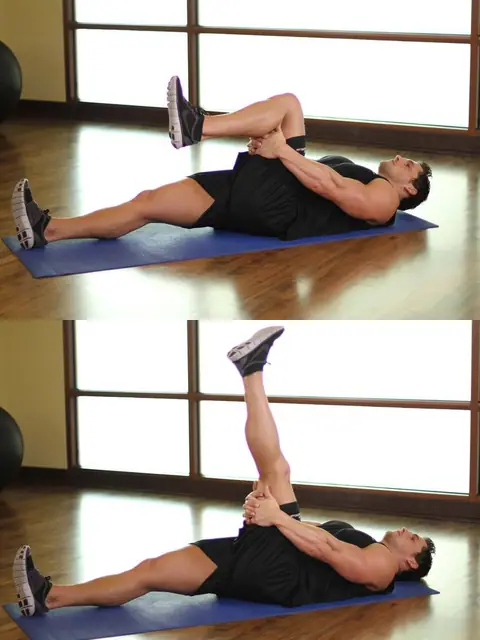
#> input picture img/90_90_Hamstring.webp, 480 x 640 px, found by its file name; its folder holds only this picture in this run
$ python photos.py
#> lines starting #> are read from the running program, lines starting #| are printed output that depends on the picture; after the words box and inside, x2 and y2 are one past the last pixel; in counts of white or black regions, pixels touching at a corner belong together
"""Détecte les sprites dont les deux photos ne partagent pas le même cadrage.

Si l'appareil n'a pas bougé entre la position de départ et celle d'arrivée,
le FOND doit être identique : seul le sujet change. On mesure donc l'écart
sur une bande périphérique, là où il n'y a normalement que du décor."""
from PIL import Image, ImageChops, ImageStat
import os, json

DOSSIER = "/home/claude/app/img"
res = []
for f in sorted(os.listdir(DOSSIER)):
    if not f.endswith(".webp"): continue
    im = Image.open(os.path.join(DOSSIER, f)).convert("L")
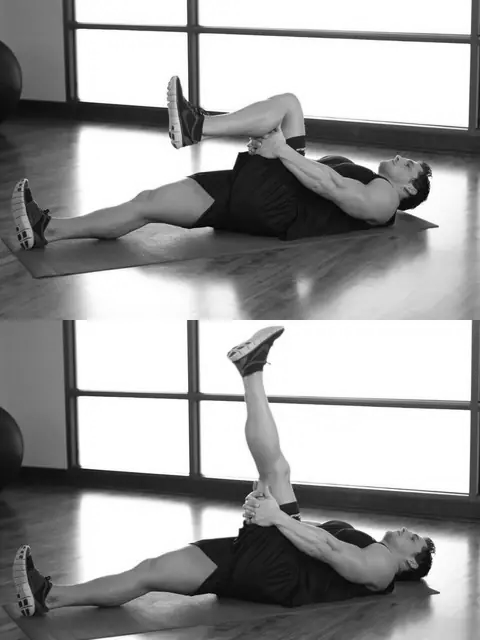
#> im: PIL image 480x640 L; min 0, max 255, mean 157.9
    w, h2 = im.size; h = h2 // 2
#> after `w, h2 = im.size`: w = 480; h2 = 640
#> after `h = h2 // 2`: h = 320
    a = im.crop((0, 0, w, h)); b = im.crop((0, h, w, h2))
#> after `a = im.crop((0, 0, w, h))`:
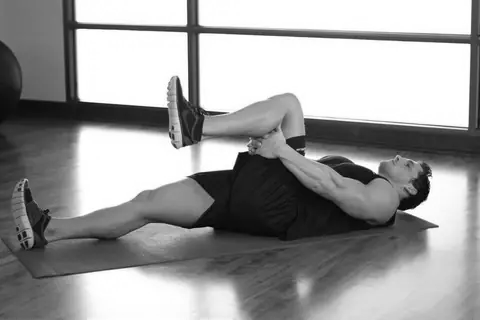
#> a: PIL image 480x320 L; min 0, max 255, mean 156.2
#> after `b = im.crop((0, h, w, h2))`:
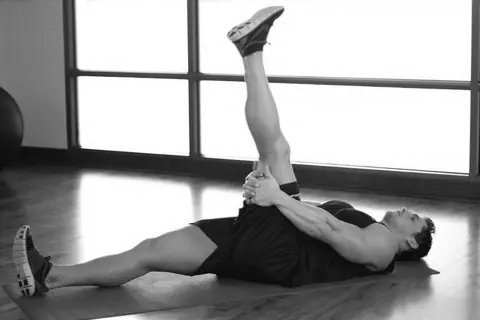
#> b: PIL image 480x320 L; min 0, max 255, mean 159.6
    diff = ImageChops.difference(a, b)
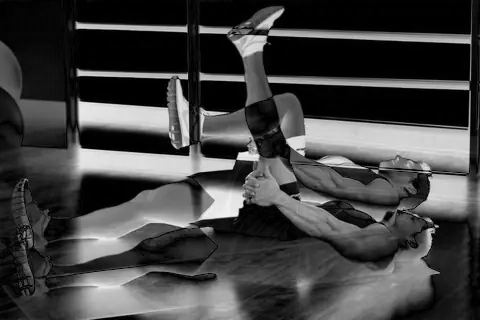
#> diff: PIL image 480x320 L; min 0, max 243, mean 66.3
    # bande périphérique : 12 % de chaque bord
    mx, my = int(w*0.12), int(h*0.12)
#> mx = 57; my = 38
    masque = Image.new("L", (w, h), 255)
#> masque: PIL image 480x320 L; every value is 255
    masque.paste(0, (mx, my, w-mx, h-my))
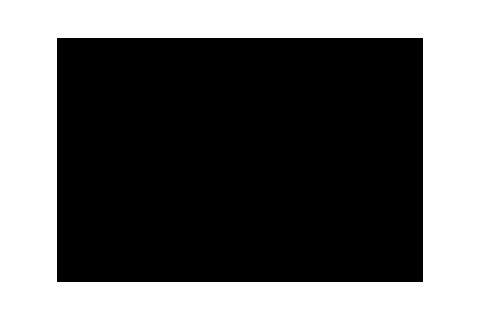
#> masque: PIL image 480x320 L; 41.9% white; 1 white region, box (x1, y1, x2, y2) and area: (0, 0, 480, 320) 64296
    bord = ImageStat.Stat(diff, masque).mean[0]
#> bord = 56.48
    global_ = ImageStat.Stat(diff).mean[0]
#> global_ = 66.26
    res.append((f[:-5], round(bord,1), round(global_,1)))

res.sort(key=lambda r: -r[1])
graves = [r for r in res if r[1] > 28]
#> graves = [('90_90_Hamstring', 56.5, 66.3)]
moyens = [r for r in res if 16 < r[1] <= 28]
#> moyens = []
bons   = [r for r in res if r[1] <= 16]
#> bons = []
print(f"total : {len(res)} exercices")
#| total : 1 exercices
print(f"  cadrage identique (écart de fond <= 16) : {len(bons)}")
#|   cadrage identique (écart de fond <= 16) : 0
print(f"  cadrage douteux (16 à 28)               : {len(moyens)}")
#|   cadrage douteux (16 à 28)               : 0
print(f"  cadrage franchement différent (> 28)    : {len(graves)}")
#|   cadrage franchement différent (> 28)    : 1
print("\nles 12 pires :")
for n,b,g in res[:12]: print(f"   {n[:42]:44} fond {b:5}   global {g:5}")
#> this loop made 1 pass
#|    90_90_Hamstring                              fond  56.5   global  66.3
json.dump({"fige":[r[0] for r in graves+moyens]}, open("/home/claude/photos_fige.json","w"))
print(f"\n{len(graves)+len(moyens)} exercices à figer, liste écrite.")
#| 1 exercices à figer, liste écrite.

$ run again, on img/Ankle_On_The_Knee.webp
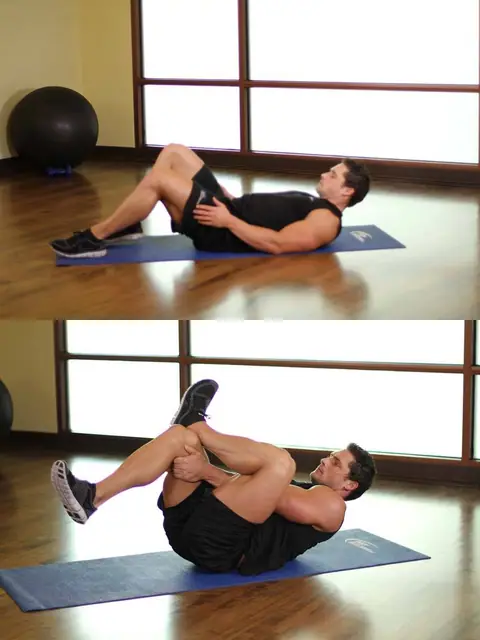
#> input picture img/Ankle_On_The_Knee.webp, 480 x 640 px, found by its file name
#> `b = im.crop((0, h, w, h2))`:
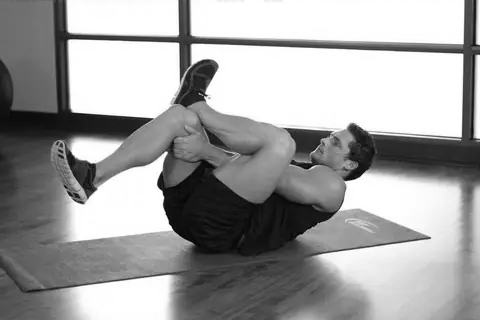
#> b: PIL image 480x320 L; min 0, max 255, mean 161.1
#> `diff = ImageChops.difference(a, b)`:
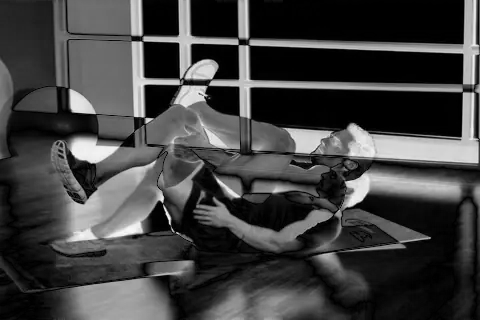
#> diff: PIL image 480x320 L; min 0, max 251, mean 64.7
#> bord = 51.25
#> global_ = 64.73
#> graves = [('Ankle_On_The_Knee', 51.2, 64.7)]
#> moyens = []
#| total : 1 exercices
#|   cadrage identique (écart de fond <= 16) : 0
#|   cadrage douteux (16 à 28)               : 0
#|   cadrage franchement différent (> 28)    : 1
#> the loop `for n,b,g in res[:12]: print(f"   {n[:42]:44} fond {b:5}   global {g:5..` made 1 pass
#> (printed output is left out)
#| 1 exercices à figer, liste écrite.

$ run again, on img/Bent-Knee_Hip_Raise.webp
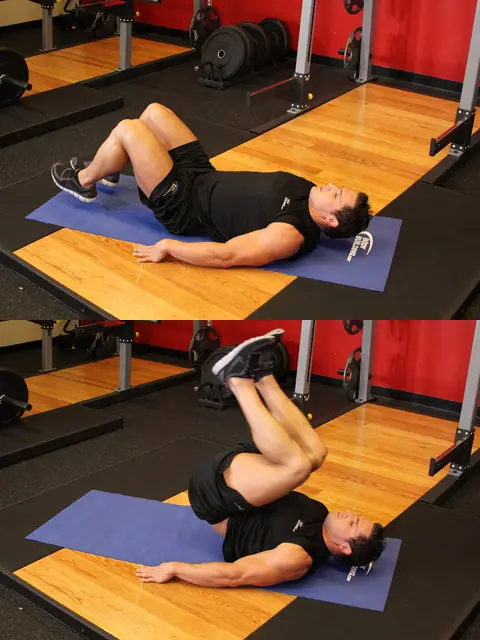
#> input picture img/Bent-Knee_Hip_Raise.webp, 480 x 640 px, found by its file name
#> `b = im.crop((0, h, w, h2))`:
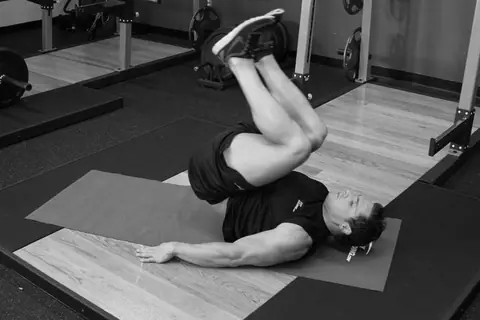
#> b: PIL image 480x320 L; min 0, max 255, mean 84.4
#> `diff = ImageChops.difference(a, b)`:
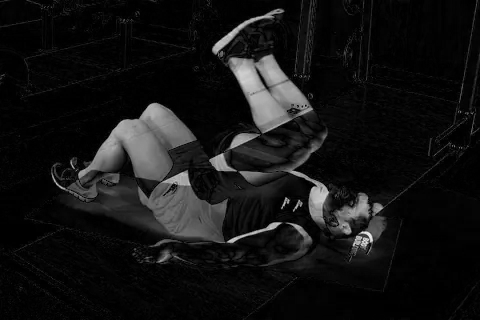
#> diff: PIL image 480x320 L; min 0, max 238, mean 19.5
#> bord = 4.87
#> global_ = 19.53
#> graves = []
#> bons = [('Bent-Knee_Hip_Raise', 4.9, 19.5)]
#| total : 1 exercices
#|   cadrage identique (écart de fond <= 16) : 1
#|   cadrage douteux (16 à 28)               : 0
#|   cadrage franchement différent (> 28)    : 0
#> the loop `for n,b,g in res[:12]: print(f"   {n[:42]:44} fond {b:5}   global {g:5..` made 1 pass
#> (printed output is left out)
#| 0 exercices à figer, liste écrite.

$ run again, on img/Adductor_Groin.webp
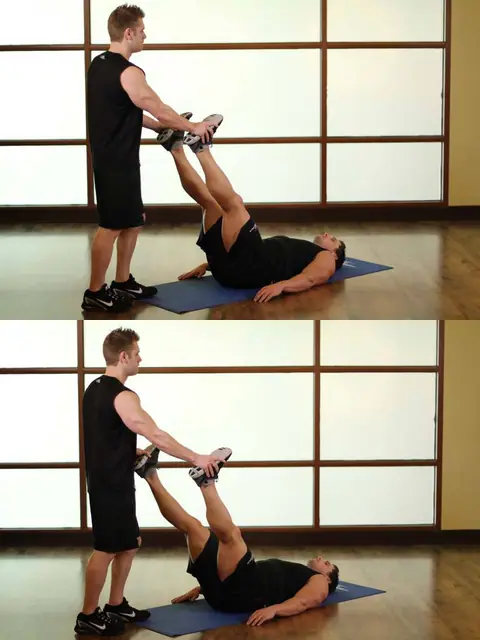
#> input picture img/Adductor_Groin.webp, 480 x 640 px, found by its file name
#> `b = im.crop((0, h, w, h2))`:
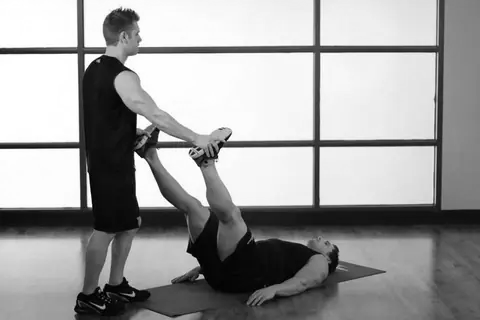
#> b: PIL image 480x320 L; min 0, max 255, mean 158.9
#> `diff = ImageChops.difference(a, b)`:
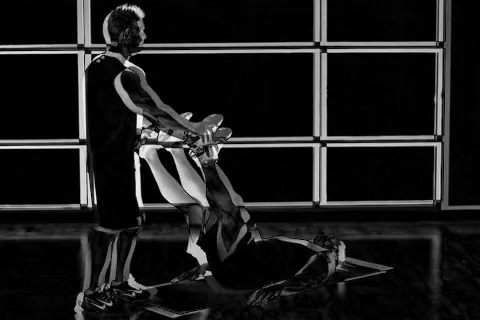
#> diff: PIL image 480x320 L; min 0, max 251, mean 27.5
#> bord = 18.12
#> global_ = 27.48
#> graves = []
#> moyens = [('Adductor_Groin', 18.1, 27.5)]
#> bons = []
#| total : 1 exercices
#|   cadrage identique (écart de fond <= 16) : 0
#|   cadrage douteux (16 à 28)               : 1
#|   cadrage franchement différent (> 28)    : 0
#> the loop `for n,b,g in res[:12]: print(f"   {n[:42]:44} fond {b:5}   global {g:5..` made 1 pass
#> (printed output is left out)
#| 1 exercices à figer, liste écrite.
